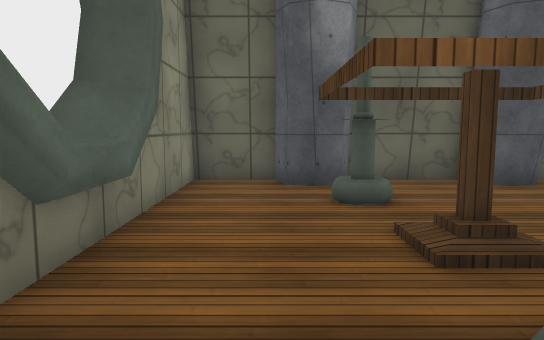
View 1 (above)

13 first-person views from a walk through a 3-D level made in the Unity game engine. The camera is 1.2 m above the floor, tilts 6° down and sees 70° across. The floor is counted in squares, 1 m on a side. Each view is taken from the middle of a square. On the plan, view 1 faces up. The plan holds only what a view shows up to about 15 squares ahead; the rest is blank. The player character is not drawn. Some surface patterns are stand-ins.

View 2
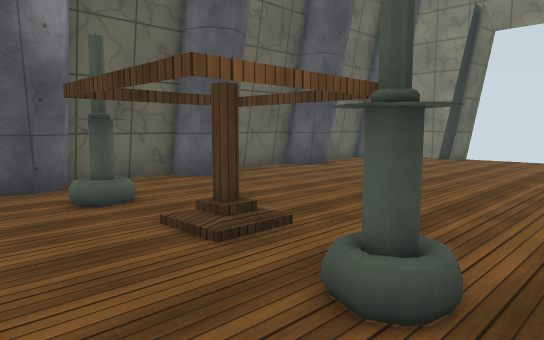

View 3
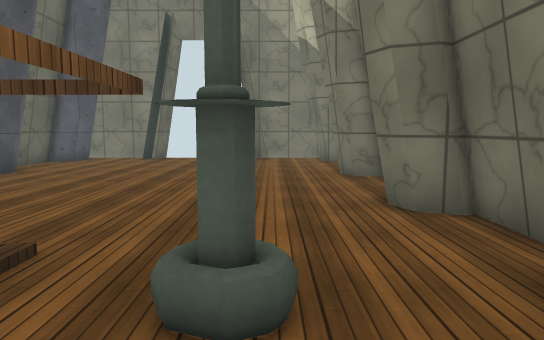

View 4
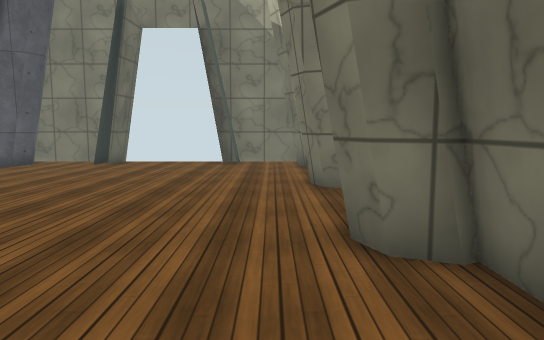

View 5
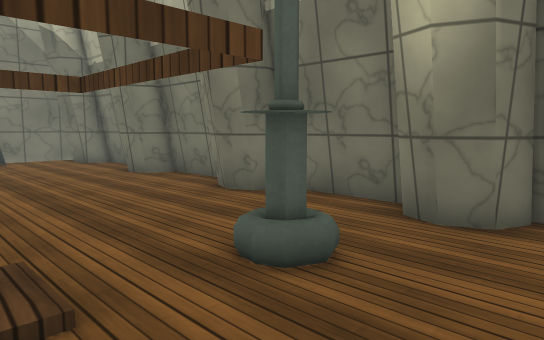

View 6
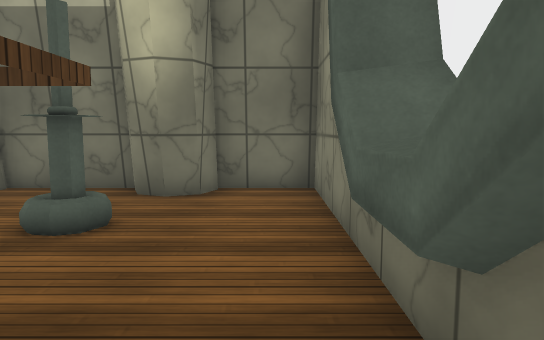

View 7
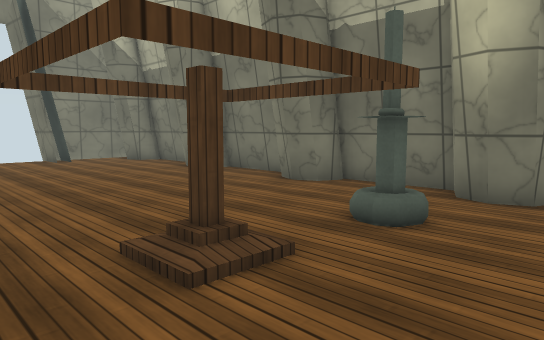

View 8
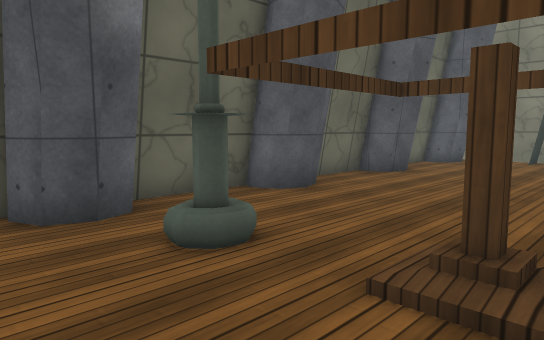

View 9
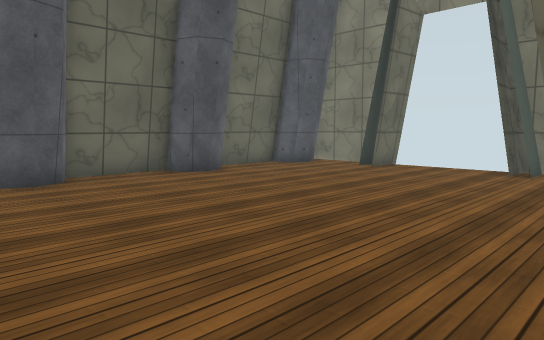

View 10
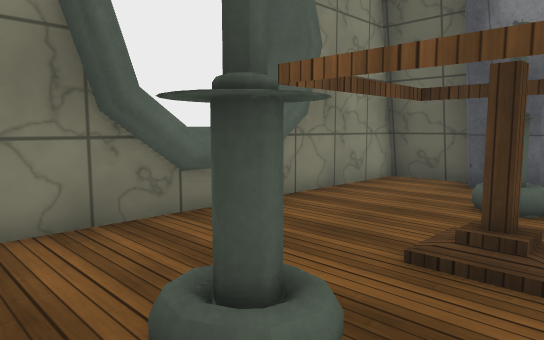

View 11
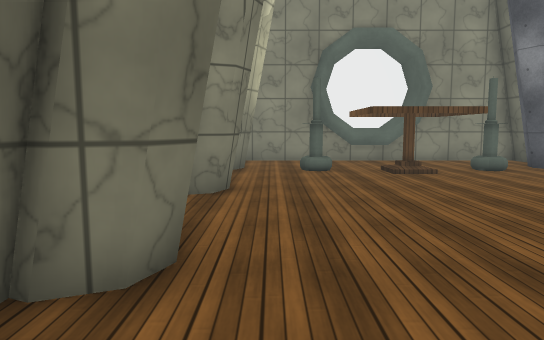

View 12
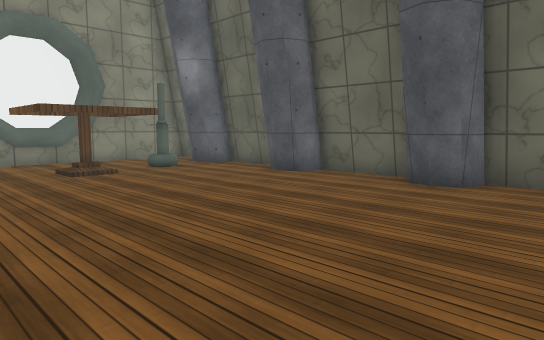

View 13
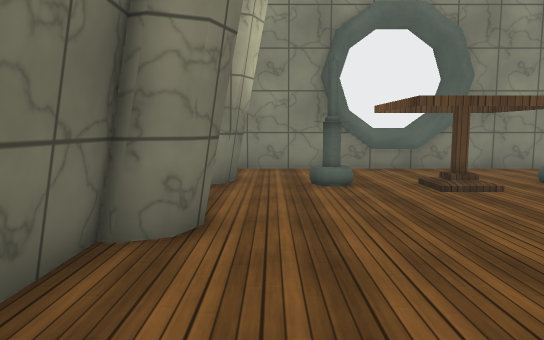

### Floor plan
Points are (right, up) in squares from view 1. A wall is a line through its corners. A room is listed if a view was taken in it or the views show most of it. See-through windows are left out.
Room 1 (views 1, 2, 3, 4, 5, 6, 7, 8, 9, 10, 11, 12, 13)
walls: (5.7, -0.7) (6.1, -1.8); (6.1, 8.9) (5.8, 8.2) (5.2, 7.9) (4.6, 8.2) (4.3, 9) (-1.9, 9); (10.3, 8.2) (9.7, 7.9) (9, 8.1) (8.7, 8.9); (9, 9) (6.1, 9); (8.6, -1.8) (9, -0.9) (9.6, -0.6) (10.1, -0.9) (10.4, -1.5); (4.3, -1.5) (4.6, -0.9) (5.2, -0.6) (5.9, -1); (10.4, 9.2) (10.1, 8.3); (10.4, -1.6) (13.1, -1.6); (1.8, 9) (1.5, 8.1) (0.9, 7.9) (0.3, 8.1) (0, 9); (14.1, 1.5) (15.4, 1.5) (14.1, 1.5); (1.8, -1.6) (8.7, -1.6); (13.3, 9) (10.4, 9); (13.1, -1.7) (13.5, -0.8) (14.1, -0.6); (0.2, -0.9) (0.9, -0.6) (1.4, -0.8) (1.9, -1.8); (15.4, 5.9) (14.1, 5.9); (-1.6, 5.6) (-1.6, 1.9); (14.7, 8.2) (14.2, 7.9) (13.4, 8.2) (13.2, 8.8); (15.7, 5.9) (15.7, 9); (15.8, 5.4) (14.1, 5.4); (15.7, 1.8) (14.1, 1.8) (15.7, 1.9); (0, -1.8) (0.4, -0.7); (-2.8, 5.4) (-2.8, 2.8); (15.7, -0.9) (15.7, 2.1); (-1.9, 9.2) (-1.9, -1.8); (-2, -1.6) (0.1, -1.6)
low walls: (10.1, 8.3) (9.6, 8.1); (8.8, 9.2) (5.9, 9.2); (4.6, 9.2) (1.5, 9.2); (5.9, -1.8) (8.8, -1.8); (11.5, 9.2) (10.4, 9.2); (1, 8.1) (0.3, 8.3); (11.5, -1.8) (12.4, -1.8); (1.9, -1.8) (4.5, -1.8); (14.5, 1.3) (15.4, 1.3) (14.5, 1.3); (12.5, -1.8) (13.1, -1.8); (13.5, -1.1) (14.1, -0.8); (0.2, -1.1) (0.9, -0.8) (1.5, -1.1); (0.1, 9.2) (-1.9, 9.2); (-1.9, -1.8) (0, -1.8)
objects: other object (1, 1) to (2, 1); table (1, 2) to (3, 5); other object (1, 6) to (2, 7)

Where each view was taken, in squares from view 1:
view 1: 0 up, 0 right, facing up
view 2: 0 up, 1 left, facing up-right
view 3: 1 up, 1 left, facing right
view 4: 0 up, 1 right, facing right
view 5: 4 up, 1 left, facing down-right
view 6: 6 up, 1 left, facing down
view 7: 6 up, 1 left, facing down-right
view 8: 3 up, 1 left, facing up-right
view 9: 1 down, 3 right, facing up-right
view 10: 0 up, 3 right, facing up-left
view 11: 0 up, 13 right, facing left
view 12: 0 up, 13 right, facing up-left
view 13: 0 up, 10 right, facing left
